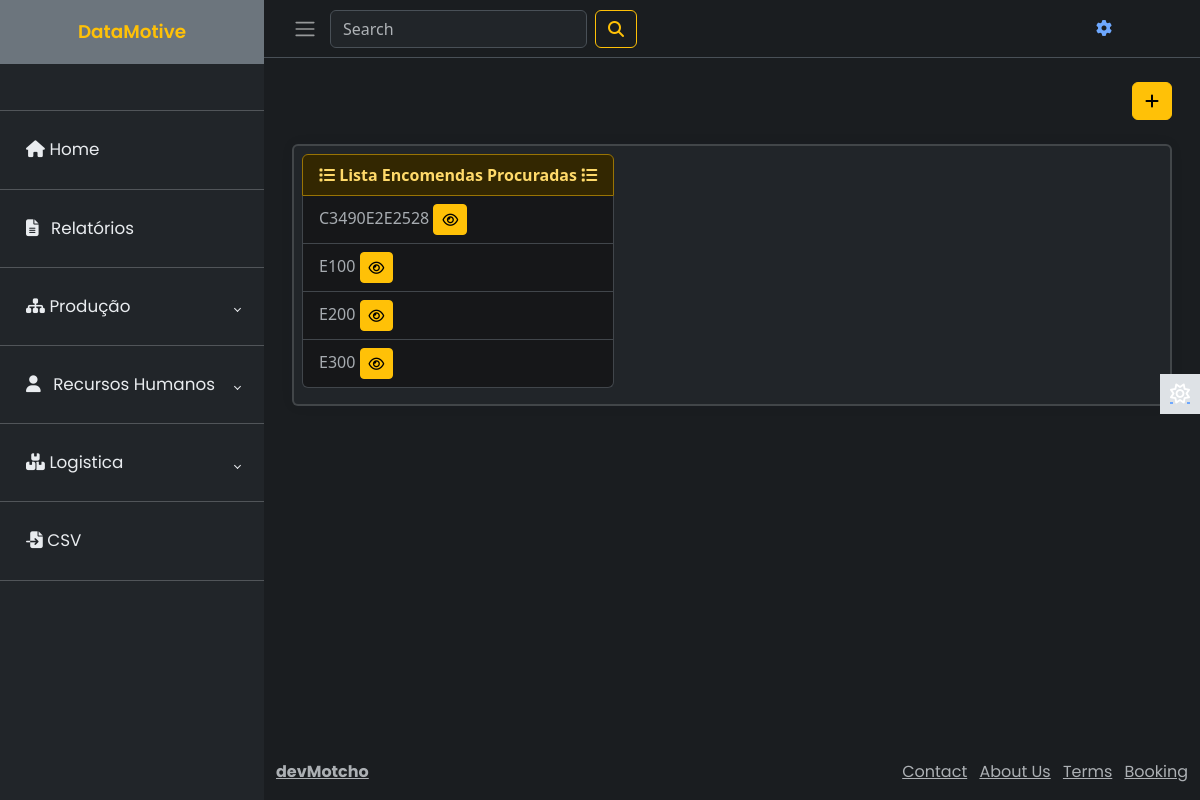
Before: /orders/list/ (signed in) with the older database file.
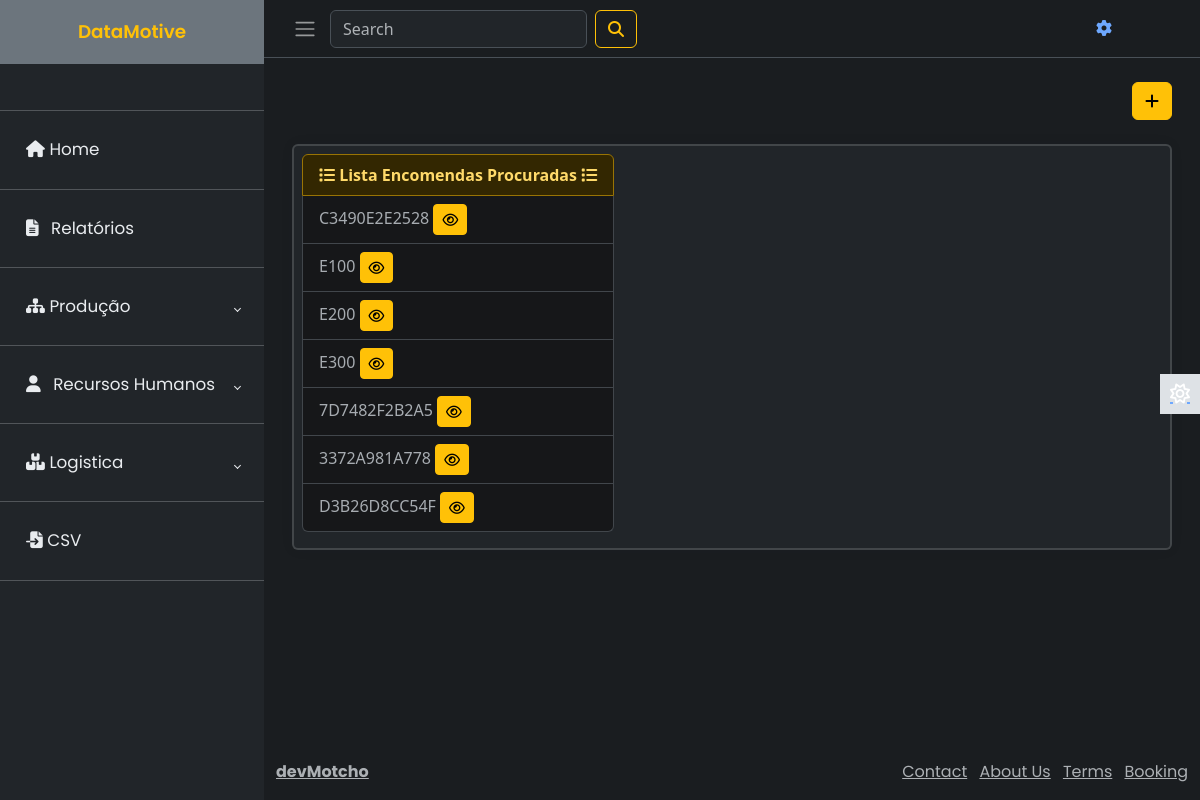
After: the same page with the newer database file.
### orders/models.py (models this page shows, shortened)
class Order(models.Model):
    transaction_id = models.CharField(max_length=12, blank=True)
    positions = models.ManyToManyField(Position)
    total_price = models.FloatField(blank=True, null=True)
    client = models.ForeignKey(Client, on_delete=models.CASCADE)
    salesman = models.ForeignKey(Profile, on_delete=models.CASCADE, blank=True, null=True)
    delivery_date = models.DateField(blank=True, null=True)
    created = models.DateTimeField(blank=True, null=True)
    updated = models.DateTimeField(auto_now=True)
    def get_absolute_url(self):
        return reverse('orders:detail', kwargs={'pk':self.pk})

### orders/views.py (the view, shortened to what this page needs)
# urls.py: path('list/', orderView, name='list'),
def orderView(request):
    orders = Order.objects.filter()
    clients = Client.objects.filter()
    form = OrderForm()
    context = {
        'object_list':orders,
        'form':form,
        'clients':clients,
    }
    return render(request, 'orders/list.html', context)

### orders/forms.py
class OrderForm(forms.ModelForm):
    class Meta:
        model = Order
        fields = ['client', 'delivery_date']
        widgets ={
            'delivery_date': forms.DateInput(attrs={'type': 'date'}),
        }

### orders/templates/orders/list.html (shortened to what this page needs)
{% extends 'main.html' %}
{% load crispy_forms_tags %}
{% block content %}
<main class="content px-3 py-2">
    <div class="container-fluid">
        <div class="action mb-4 text-end">
            <button type="button" class="btn btn-warning" data-bs-toggle="modal" data-bs-target="#orderModal"><i
                    class="fa-solid fa-plus"></i></button>
        </div>
        <div class="card flex-fill border-2 p-2 my-2">
            <div class="card-body p-0 d-flex flex-fill">
                <ul class="list-group mb-2">
                    <li class="list-group-item list-group-item-warning d-flex justify-content-between">
                        <strong><i class="fa-solid fa-list"></i> Lista Encomendas Procuradas <i
                                class="fa-solid fa-list"></i></strong>
                    </li>
                    {% for obj in object_list %}
                    <li class="list-group-item list-group-item-secondary">
                        {{obj.transaction_id}}
                        <a href="{{obj.get_absolute_url}}" class="btn btn-warning btn-sm"><i
                                class="fa-regular fa-eye"></i></a>
                    </li>
                    {% endfor %}
                </ul>
            </div>
        </div>
    </div>
</main>
{% endblock content %}

Changed rows visible on the page:
added Order: transaction_id "7D7482F2B2A5"
added Order: transaction_id "3372A981A778"
added Order: transaction_id "D3B26D8CC54F"
